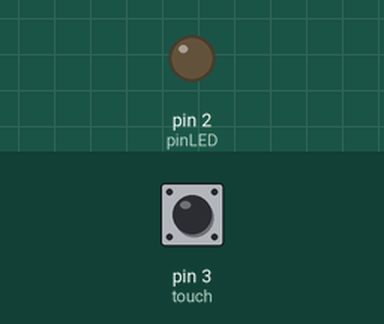
Simulated run of this sketch. Board: Arduino Uno, built with avr-gcc and run on an emulated ATmega328P. On the bench: output pins drawn as LEDs (lit = HIGH). The test bench sets the inputs (shaded band); at power-on: pin 3 (touch) LOW.

Above: at 1.2 s.
1.3 s: pin 3 (touch) pulled HIGH for 0.15 s
At 1.37 s:
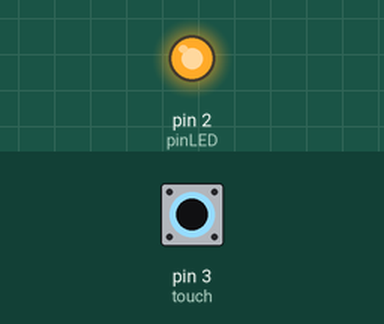
2.9 s: pin 3 (touch) pulled HIGH for 3.2 s
At 6.6 s:
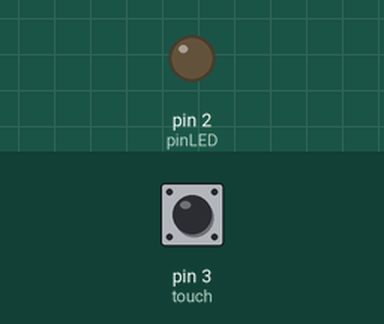
Timing chart, 0 to 8.1 s (numbered marks = the images above; inputs shaded):
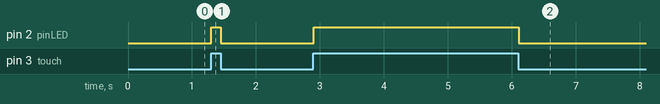

The sketch:

lab1_3.ino
```cpp
/*
Light on an LED by touching a touch sensor
*/
const int pinLED = 2; // define a variable pinLed to pin 2
const int touch = 3; // define a variable touch to pin 3

void setup(){
pinMode(touch, INPUT); // define touch sensor as input
pinMode(pinLED, OUTPUT); // define led as output
}
void loop(){
if (digitalRead(touch)) { // if touch sensor is touched
digitalWrite(pinLED, HIGH); // LED is on
} else {
digitalWrite(pinLED, LOW); // LED is off
}
delay(10);
}
```

Measured:
- after the input at 1.3 s, pin 2 (pinLED): LOW → HIGH at once, → LOW 0.15 s later
- after the input at 2.9 s, pin 2 (pinLED): LOW → HIGH at once, → LOW 3.2 s later
